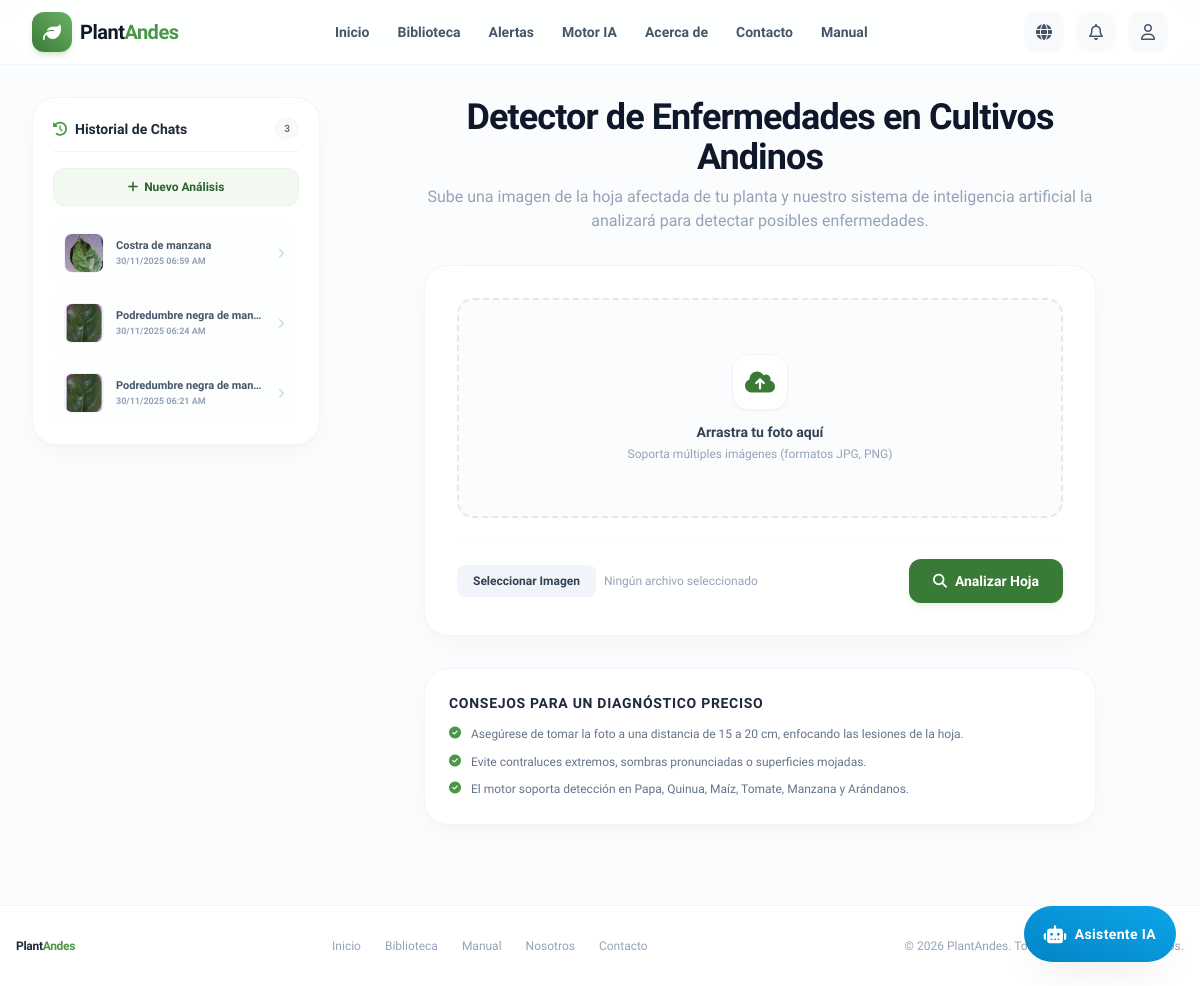
The app's page /index (signed in), older data.
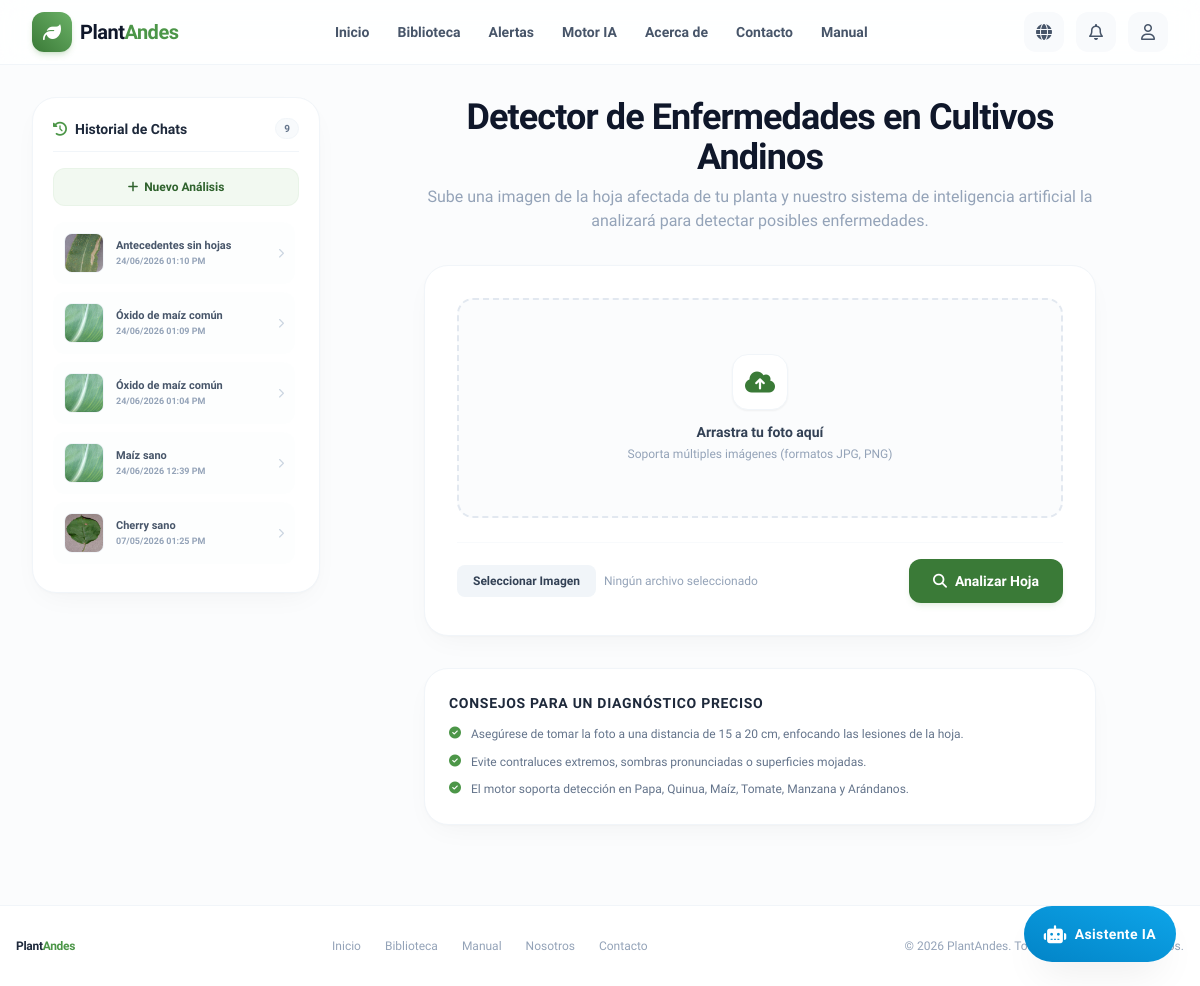
The same page, newer data.
### models.py (models this page shows)
class Diagnosis(db.Model):
    id = db.Column(db.Integer, primary_key=True)
    user_id = db.Column(db.Integer, db.ForeignKey('user.id'), nullable=False)
    image_path = db.Column(db.String(255), nullable=False)
    disease_name = db.Column(db.String(100), nullable=False)
    probability = db.Column(db.Float, nullable=False)
    created_at = db.Column(db.DateTime, default=db.func.current_timestamp())
    notes = db.Column(db.Text, nullable=True)
    severity = db.Column(db.String(50), nullable=True)
    image_quality_score = db.Column(db.Float, nullable=True)
    feedback_rating = db.Column(db.Integer, nullable=True)
    feedback_comment = db.Column(db.Text, nullable=True)

### app.py (the view, shortened to what this page needs)
@app.route('/index', methods=['GET', 'POST'])
def ai_engine_page():
    previous_diagnoses = []
    selected_diagnosis = None
    display_results = None
    user_image = None
    chat_messages = []
    show_feedback = request.args.get('show_feedback') == '1'
    diag_id = request.args.get('diagnosis_id')
    if current_user.is_authenticated:
        previous_diagnoses = Diagnosis.query.filter_by(user_id=current_user.id).order_by(Diagnosis.created_at.desc()).all()
    return render_template('index.html',
                           results=display_results,
                           user_image=user_image,
                           new_diagnosis_id=selected_diagnosis.id if selected_diagnosis else None,
                           previous_diagnoses=previous_diagnoses,
                           chat_messages=chat_messages,
                           show_feedback_form=show_feedback)

### templates/index.html (shortened to what this page needs)
{% extends 'base.html' %}
{% block content %}
<div class="flex flex-col lg:flex-row gap-6 md:gap-8 items-start relative max-w-7xl mx-auto w-full">
    {% if current_user.is_authenticated %}
    <div class="w-72 flex-shrink-0 bg-white border border-slate-100 rounded-3xl p-5 shadow-premium hidden lg:flex flex-col gap-4 sticky top-24 max-h-[calc(100vh-8rem)]">
        <div class="flex items-center justify-between pb-3 border-b border-slate-100">
            <h3 class="font-extrabold text-sm text-slate-800 flex items-center gap-2"><i class="fas fa-history text-brand-500"></i> {{ _('Historial de Chats') }}</h3>
            <span class="px-2 py-0.5 rounded-full text-[10px] font-bold bg-slate-50 text-slate-500 border border-slate-100">{{ previous_diagnoses|length }}</span>
        </div>
        <a href="{{ url_for('ai_engine_page') }}" class="w-full py-2.5 bg-brand-50 hover:bg-brand-100 text-brand-700 hover:text-brand-800 text-xs font-bold rounded-xl transition-all flex items-center justify-center gap-1.5 border border-brand-100/50">
            <i class="fas fa-plus"></i> {{ _('Nuevo Análisis') }}
        </a>
        <div class="flex-grow overflow-y-auto flex flex-col gap-2 pr-1 custom-scrollbar max-h-[350px]">
            {% for diag in previous_diagnoses %}
                {% set is_selected = new_diagnosis_id == diag.id %}
                <a href="{{ url_for('ai_engine_page', diagnosis_id=diag.id) }}" class="flex items-center gap-3 p-2.5 rounded-xl transition-all border group text-left {% if is_selected %}bg-brand-50/50 border-brand-100 text-brand-700{% else %}bg-slate-50/30 hover:bg-slate-50 border-transparent text-slate-600 hover:text-slate-900{% endif %}">
                    <div class="w-10 h-10 rounded-lg overflow-hidden border border-slate-100 flex-shrink-0 bg-slate-100">
                        <img src="{{ url_for('static', filename=diag.image_path) }}" alt="{{ diag.disease_name }}" class="w-full h-full object-cover">
                    </div>
                    <div class="flex-grow min-w-0">
                        <p class="text-[11px] font-bold truncate leading-snug">{{ diag.disease_name }}</p>
                        <span class="text-[9px] text-slate-400 font-semibold block mt-0.5">{{ diag.created_at|localtime }}</span>
                    </div>
                    <i class="fas fa-chevron-right text-[10px] text-slate-300 group-hover:text-brand-500 group-hover:translate-x-0.5 transition-all"></i>
                </a>
            {% else %}
                <div class="py-12 text-center text-slate-400 text-xs flex flex-col items-center gap-2">
                    <i class="fas fa-folder-open text-xl text-slate-300"></i>
                    <span>No tienes diagnósticos previos.</span>
                </div>
            {% endfor %}
        </div>
    </div>
    {% endif %}
    <div class="flex-grow min-w-0 flex flex-col gap-6 md:gap-8 w-full">
        {% if not results %}
            <div class="text-center max-w-2xl mx-auto w-full">
                <h1 class="text-2xl sm:text-4xl font-extrabold text-slate-900 tracking-tight">{{ _('Detector de Enfermedades en Cultivos Andinos') }}</h1>
                <p class="text-sm sm:text-base text-slate-400 mt-2">
                    {{ _('Sube una imagen de la hoja afectada de tu planta y nuestro sistema de inteligencia artificial la analizará para detectar posibles enfermedades.') }}
                </p>
            </div>
            <div class="bg-white rounded-3xl border border-slate-100 p-6 sm:p-8 shadow-premium max-w-2xl w-full mx-auto">
                <form id="analysis-form" action="{{ url_for('ai_engine_page') }}" method="POST" enctype="multipart/form-data" class="flex flex-col gap-6">
                    <div class="relative w-full min-h-[220px] rounded-2xl border-2 border-dashed border-slate-200 hover:border-brand-500 bg-slate-50/50 hover:bg-slate-50 flex flex-col items-center justify-center p-6 text-center cursor-pointer transition-all duration-200 group overflow-hidden" id="uploadArea">
                        <div id="upload-initial-state" class="flex flex-col items-center gap-3 group-hover:scale-[1.02] transition-transform duration-200">
                            <div class="w-14 h-14 rounded-2xl bg-white border border-slate-100 flex items-center justify-center text-brand-600 shadow-sm group-hover:shadow-md transition-shadow">
                                <i class="fas fa-cloud-upload-alt text-2xl"></i>
                            </div>
                            <div>
                                <p class="text-sm font-bold text-slate-700">{{ _('Arrastra tu foto aquí') }}</p>
                                <p class="text-xs text-slate-400 mt-1">{{ _('Soporta múltiples imágenes (formatos JPG, PNG)') }}</p>
                            </div>
                        </div>
                    </div>
                    <div class="flex flex-col sm:flex-row items-center justify-between gap-4 border-t border-slate-50 pt-4">
                        <div class="flex items-center gap-2">
                            <button type="button" onclick="document.getElementById('image-input').click()" class="px-4 py-2 bg-slate-100 hover:bg-slate-200 text-slate-700 text-xs font-bold rounded-lg transition-colors" id="upload-label-btn">
                                {{ _('Seleccionar Imagen') }}
                            </button>
                            <span class="text-xs text-slate-400 truncate max-w-xs" id="file-name">{{ _('Ningún archivo seleccionado') }}</span>
                        </div>
                        <button type="submit" class="w-full sm:w-auto px-6 py-3 bg-brand-600 hover:bg-brand-700 text-white font-bold rounded-xl transition-all shadow-md shadow-brand-500/10 flex items-center justify-center gap-2 text-sm" id="analyze-btn">
                            <i class="fas fa-search" id="analyze-btn-icon"></i>
                            <span id="analyze-btn-text">{{ _('Analizar Hoja') }}</span>
                        </button>
                    </div>
                </form>
            </div>
            <div class="bg-white rounded-3xl border border-slate-100 p-6 shadow-premium max-w-2xl w-full mx-auto">
                <h2 class="text-sm font-extrabold text-slate-800 uppercase tracking-wider mb-3">{{ _('Consejos para un diagnóstico preciso') }}</h2>
                <ul class="flex flex-col gap-2">
                    <li class="flex items-start gap-2.5 text-xs text-slate-500 leading-relaxed"><i class="fas fa-check-circle text-brand-500 mt-0.5"></i> {{ _('Asegúrese de tomar la foto a una distancia de 15 a 20 cm, enfocando las lesiones de la hoja.') }}</li>
                    <li class="flex items-start gap-2.5 text-xs text-slate-500 leading-relaxed"><i class="fas fa-check-circle text-brand-500 mt-0.5"></i> {{ _('Evite contraluces extremos, sombras pronunciadas o superficies mojadas.') }}</li>
                    <li class="flex items-start gap-2.5 text-xs text-slate-500 leading-relaxed"><i class="fas fa-check-circle text-brand-500 mt-0.5"></i> {{ _('El motor soporta detección en Papa, Quinua, Maíz, Tomate, Manzana y Arándanos.') }}</li>
                </ul>
            </div>
        {% endif %}
    </div>
</div>
{% endblock %}

### templates/base.html (shortened to what this page needs)
<!DOCTYPE html>
<html lang="es" class="scroll-smooth">
<head>
    <link rel="stylesheet" href="https://cdnjs.cloudflare.com/ajax/libs/font-awesome/6.4.0/css/all.min.css">
    <script src="https://cdn.tailwindcss.com"></script>
</head>
<body class="bg-slate-50/50 text-slate-800 min-h-screen flex flex-col pb-16 md:pb-0">
    <header class="sticky top-0 bg-white/80 backdrop-blur-md border-b border-slate-100 z-40 transition-all duration-300">
        <div class="max-w-7xl mx-auto px-4 sm:px-6 lg:px-8">
            <div class="flex items-center justify-between h-16">
                <div class="flex items-center gap-3">
                    <a href="{{ url_for('home_page') }}" class="flex items-center gap-2 group">
                        <div class="w-10 h-10 rounded-xl bg-gradient-to-tr from-brand-600 to-brand-400 flex items-center justify-center text-white shadow-md shadow-brand-500/20 group-hover:scale-105 transition-transform duration-200">
                            <i class="fas fa-leaf text-lg"></i>
                        </div>
                        <span class="text-xl font-extrabold tracking-tight text-slate-900 group-hover:text-brand-600 transition-colors duration-200">Plant<span class="text-brand-500">Andes</span></span>
                    </a>
                </div>
                <nav class="hidden md:flex items-center gap-1">
                    {% if current_user.is_authenticated %}
                        <a href="{{ url_for('dashboard') }}" class="px-3 py-2 rounded-lg text-sm font-semibold text-slate-600 hover:text-brand-600 hover:bg-brand-50/50 transition-all duration-200">{{ _('Inicio') }}</a>
                    {% else %}
                        <a href="{{ url_for('home_page') }}" class="px-3 py-2 rounded-lg text-sm font-semibold text-slate-600 hover:text-brand-600 hover:bg-brand-50/50 transition-all duration-200">{{ _('Inicio') }}</a>
                    {% endif %}
                    <a href="{{ url_for('market') }}" class="px-3 py-2 rounded-lg text-sm font-semibold text-slate-600 hover:text-brand-600 hover:bg-brand-50/50 transition-all duration-200">{{ _('Biblioteca') }}</a>
                    <a href="{{ url_for('alerts_page') }}" class="px-3 py-2 rounded-lg text-sm font-semibold text-slate-600 hover:text-brand-600 hover:bg-brand-50/50 transition-all duration-200">{{ _('Alertas') }}</a>
                    <a href="{{ url_for('ai_engine_page') }}" class="px-3 py-2 rounded-lg text-sm font-semibold text-slate-600 hover:text-brand-600 hover:bg-brand-50/50 transition-all duration-200">{{ _('Motor IA') }}</a>
                    <a href="{{ url_for('about_page') }}" class="px-3 py-2 rounded-lg text-sm font-semibold text-slate-600 hover:text-brand-600 hover:bg-brand-50/50 transition-all duration-200">{{ _('Acerca de') }}</a>
                    <a href="{{ url_for('contact') }}" class="px-3 py-2 rounded-lg text-sm font-semibold text-slate-600 hover:text-brand-600 hover:bg-brand-50/50 transition-all duration-200">{{ _('Contacto') }}</a>
                    <a href="{{ url_for('user_manual') }}" class="px-3 py-2 rounded-lg text-sm font-semibold text-slate-600 hover:text-brand-600 hover:bg-brand-50/50 transition-all duration-200">{{ _('Manual') }}</a>
                </nav>
                <div class="flex items-center gap-3">
                    <div class="relative group">
                        <button class="w-10 h-10 rounded-xl bg-slate-50 hover:bg-slate-100 flex items-center justify-center text-slate-600 transition-colors duration-200 focus:outline-none focus:ring-2 focus:ring-brand-500/20">
                            <i class="fas fa-globe text-base"></i>
                        </button>
                    </div>
                    {% if current_user.is_authenticated %}
                        <div class="relative" id="notif-dropdown-container">
                            <button id="notif-btn" class="w-10 h-10 rounded-xl bg-slate-50 hover:bg-slate-100 flex items-center justify-center text-slate-600 transition-colors duration-200 focus:outline-none focus:ring-2 focus:ring-brand-500/20 relative">
                                <i class="fa-regular fa-bell text-base"></i>
                            </button>
                        </div>
                    {% endif %}
                    <div class="relative hidden md:block" id="user-dropdown-container">
                        <button id="user-btn" class="w-10 h-10 rounded-xl bg-slate-50 hover:bg-slate-100 flex items-center justify-center text-slate-600 transition-colors duration-200 focus:outline-none focus:ring-2 focus:ring-brand-500/20">
                            <i class="fa-regular fa-user text-base"></i>
                        </button>
                    </div>
                </div>
            </div>
        </div>
    </header>
    <main class="flex-grow max-w-7xl w-full mx-auto px-4 sm:px-6 lg:px-8 py-6 md:py-8">
        {% block content %}{% endblock %}
    </main>
    <footer class="bg-white border-t border-slate-100 py-8 text-center text-slate-400 text-xs hidden md:block mt-12">
        <div class="max-w-7xl mx-auto px-4 flex flex-col md:flex-row items-center justify-between gap-4">
            <span class="font-extrabold tracking-tight text-slate-800">Plant<span class="text-brand-500">Andes</span></span>
            <div class="flex items-center gap-6">
                {% if current_user.is_authenticated %}
                    <a href="{{ url_for('dashboard') }}" class="hover:text-brand-600 transition-colors">{{ _('Inicio') }}</a>
                {% else %}
                    <a href="{{ url_for('home_page') }}" class="hover:text-brand-600 transition-colors">{{ _('Inicio') }}</a>
                {% endif %}
                <a href="{{ url_for('market') }}" class="hover:text-brand-600 transition-colors">{{ _('Biblioteca') }}</a>
                <a href="{{ url_for('user_manual') }}" class="hover:text-brand-600 transition-colors">{{ _('Manual') }}</a>
                <a href="{{ url_for('about_page') }}" class="hover:text-brand-600 transition-colors">{{ _('Nosotros') }}</a>
                <a href="{{ url_for('contact') }}" class="hover:text-brand-600 transition-colors">{{ _('Contacto') }}</a>
            </div>
            <span>&copy; 2026 PlantAndes. Todos los derechos reservados.</span>
        </div>
    </footer>
    <button id="general-chat-fab" class="fixed bottom-6 right-6 bg-gradient-to-tr from-accent-600 to-accent-500 text-white rounded-full px-5 py-3.5 shadow-floating flex items-center gap-2 hover:scale-105 active:scale-95 hover:shadow-lg transition-all duration-200 z-30 font-bold text-sm tracking-wide">
        <i class="fas fa-robot text-lg animate-bounce"></i> Asistente IA
    </button>
</body>
</html>

Row changes from the older to the newer data that the page shows:
no longer on this page (row unchanged): Diagnosis: image_path (picture), disease_name "Costra de manzana", created_at "30/11/2025 06:59 AM"
no longer on this page (row unchanged): Diagnosis: image_path (picture), disease_name "Podredumbre negra de man…", created_at "30/11/2025 06:24 AM"
no longer on this page (row unchanged): Diagnosis: image_path (picture), disease_name "Podredumbre negra de man…", created_at "30/11/2025 06:21 AM"
added Diagnosis: image_path (picture), disease_name "Antecedentes sin hojas", created_at "24/06/2026 01:10 PM"
added Diagnosis: image_path (picture), disease_name "Óxido de maíz común", created_at "24/06/2026 01:09 PM"
added Diagnosis: image_path (picture), disease_name "Óxido de maíz común", created_at "24/06/2026 01:04 PM"
added Diagnosis: image_path (picture), disease_name "Maíz sano", created_at "24/06/2026 12:39 PM"
added Diagnosis: image_path (picture), disease_name "Cherry sano", created_at "07/05/2026 01:25 PM"
Text that changed along with them:
{{ previous_diagnoses|length }}: "3" → "9"
